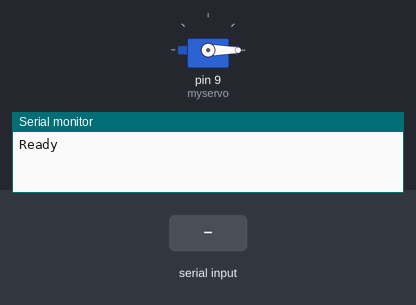
The sketch below on a simulated Arduino Uno, built with avr-gcc and run on an emulated ATmega328P. Parts: servo, the last lines printed to the serial monitor. The inputs (shaded band) are chosen by the test bench.

Above: at 1.2 s.
1.3 s: "90\n" received over Serial
At 2.4 s:
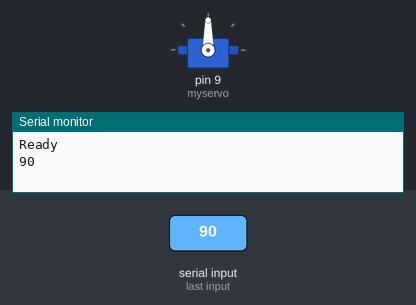
2.8 s: ".\n" received over Serial
At 3.6 s:
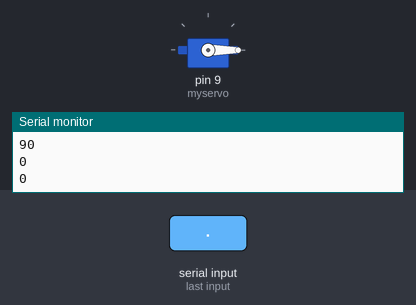
Timing chart, 0 to 5.8 s (numbered marks = the images above; inputs shaded):
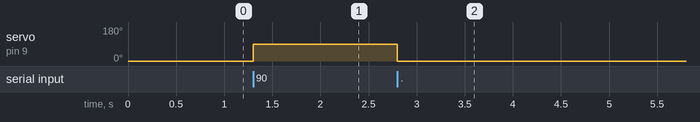

Measured:
- after the input at 1.3 s, servo on pin 9 (myservo): 0° → 90° at once
- after the input at 2.8 s, servo on pin 9 (myservo): 90° → 0° at once

The sketch:

servo_arduino.pde
```cpp
#include <Servo.h>
#include <stdlib.h>
#include <stdio.h>
#define MAX_DIGITS 5

char buff[MAX_DIGITS];
int pos = 0, num;


Servo myservo;
char ch0, ch1, ch2;

void setup()    {

    myservo.attach(9);
    Serial.begin(115200);
    memset(buff, 0, MAX_DIGITS);
    Serial.println("Ready");
    myservo.write(0); // set servo to 0 (range 0-180)

}

void loop()
{

   if (Serial.available()){
      buff[pos++] = Serial.read();

   }

    if (pos > MAX_DIGITS-1){

      Serial.println("Must be a number between 0-180");
      pos = 0;
    }

    if (buff[0] == '\r'){
      pos=0;
      }

     else if ((buff[pos-1] == '\r')||(buff[pos-1] == '\n')||(buff[pos-1] == '.')){
      //We have hit a return!

        int num = atoi(buff);

        if ((num > 180 )||(num < 0)){

          Serial.println("Must be a number between 0-180");
          pos=0;
        }

        else {

          myservo.write(num);
          Serial.println(num);
          memset(buff, 0, MAX_DIGITS);
          pos=0;
        }
      }
}
```
